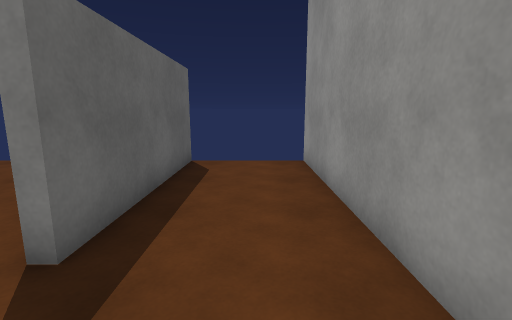
[1] (above)

13 first-person views from a walk through a 3-D level made in the Unity game engine. The camera is 1.5 m above the floor, tilts 10° down and sees 85° across. The floor is counted in squares, 1 m on a side. Each view is taken from the middle of a square. On the plan, view 1 faces up. The plan holds only what a view shows up to about 14 squares ahead; the rest is blank. The place goes on beyond the plan. The player is left out. Surface patterns are stand-ins for the level's own textures.

[2]
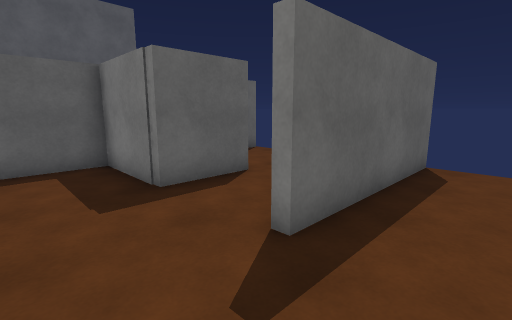

[3]
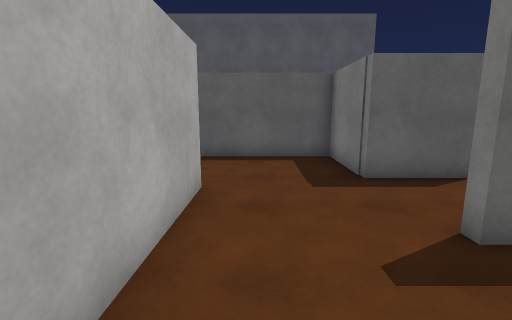

[4]
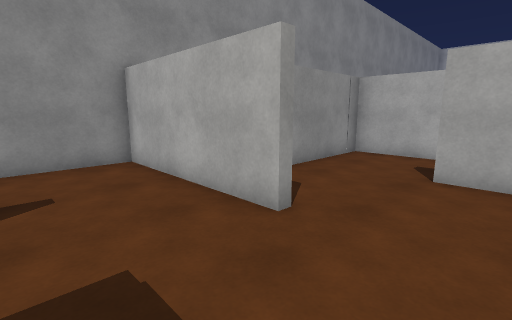

[5]
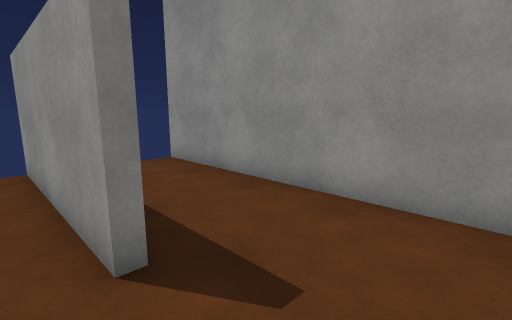

[6]
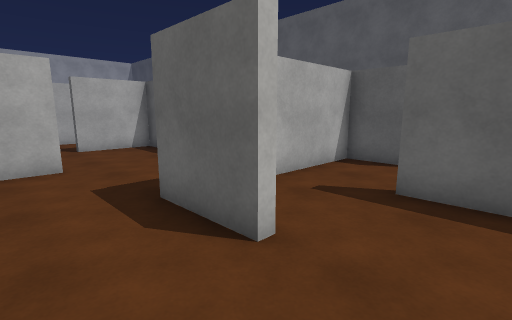

[7]
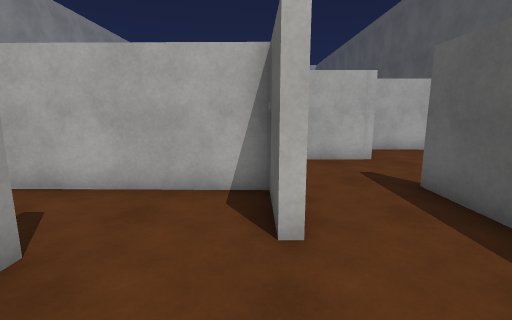

[8]
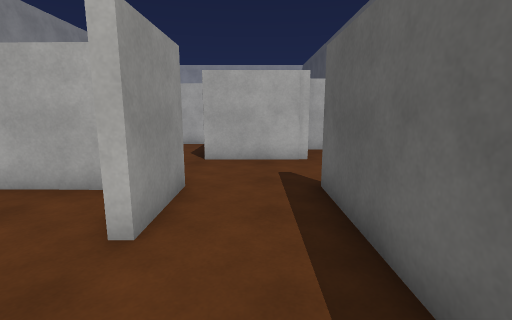

[9]
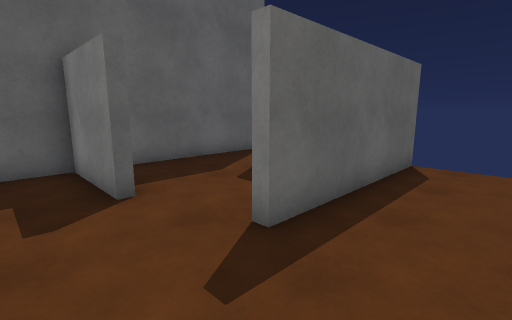

[10]
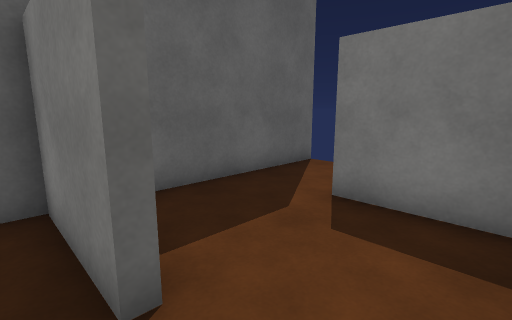

[11]
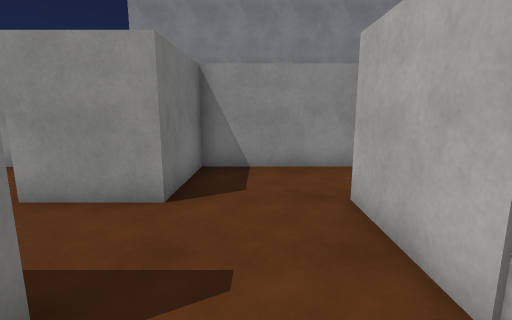

[12]
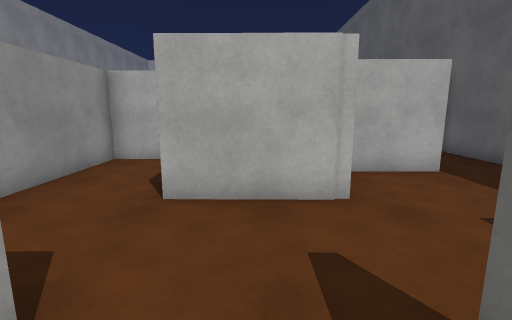

[13]
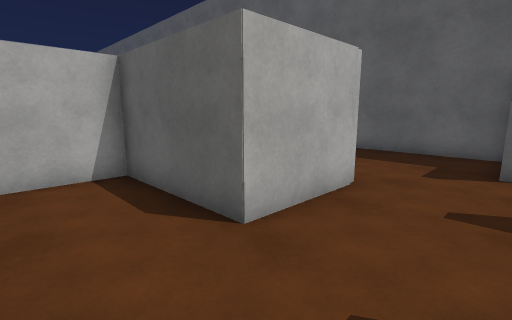

### Floor plan
Points are (right, up) in squares from view 1. A wall is a line through its corners. A room is listed if a view was taken in it or the views show most of it. See-through windows are left out.
Room 1 (views 1, 2, 3, 4, 5)
walls: (-4.4, -1.5) (-4.4, -1.1) (1.5, -1.2) (1.5, 8.5); (-5.2, 5) (-5.2, 2.5) (-8.2, 2.5) (-8.2, -1.9); (-8.2, -4) (-8.2, -4.7) (-5.6, -4.8); (-2, 8.5) (-2, 2.5) (-2.3, 2.5) (-2.3, 4.5); (-6.3, -8) (-2.3, -8) (-2.3, -4.1)
ways out: opening at (-3.5, 3.5) to room 2
Room 2 (view 6)
walls: (-2.3, 4.5) (-2.3, 8.4); (-8.2, 8.2) (-8.2, 5.2); (-8.4, 2.7) (-6.2, 2.7)
ways out: opening at (-3.5, 3.5) to room 1; opening at (-8, 4.5) to room 3; gap at (-8, 8) to room 3
Room 3 (views 7, 8)
walls: (-11.4, 5) (-11.4, 2.8) (-8.4, 2.7); (-14.3, 8.5) (-14.3, 4.5)
ways out: opening at (-8, 4.5) to room 2; gap at (-8, 8) to room 2; opening at (-12.5, 3.5) to room 4
Room 4 (views 9, 10, 11, 12, 13)
walls: (-14.7, -0.6) (-11.4, -0.6) (-11.4, -4.7) (-8.5, -4.7) (-8.5, 2.5) (-11.6, 2.5) (-11.6, 5); (-16.8, 1.6) (-20, 1.6) (-20, -2.4); (-14.3, 4.5) (-14.3, 2.5); (-15, 5.4) (-17.5, 5.4); (-17.6, -2.8) (-15, -2.9); (-20, 6.5) (-20, 3)
ways out: opening at (-12.5, 3.5) to room 3; opening at (-18.5, -3); opening at (-18.5, 6)

Where each view was taken, in squares from view 1:
view 1: 0 up, 0 right, facing up
view 2: 0 up, 0 right, facing up-left
view 3: 0 up, 1 right, facing left
view 4: 2 up, 7 left, facing down-right
view 5: 0 up, 3 left, facing up-right
view 6: 7 up, 3 left, facing down-left
view 7: 8 up, 11 left, facing down
view 8: 8 up, 13 left, facing down
view 9: 0 up, 12 left, facing up-left
view 10: 1 up, 15 left, facing up-left
view 11: 1 up, 16 left, facing right
view 12: 4 up, 13 left, facing down
view 13: 2 up, 9 left, facing down-left
